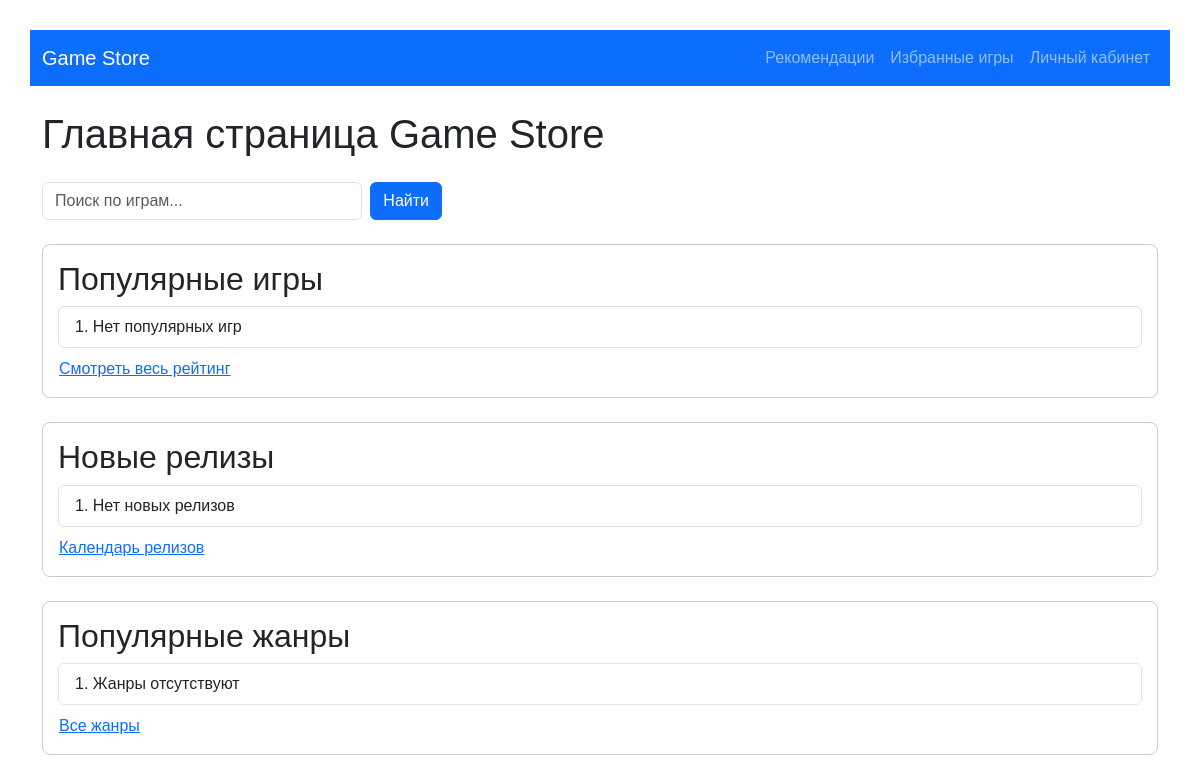
/, run on an earlier commit of the app's database.
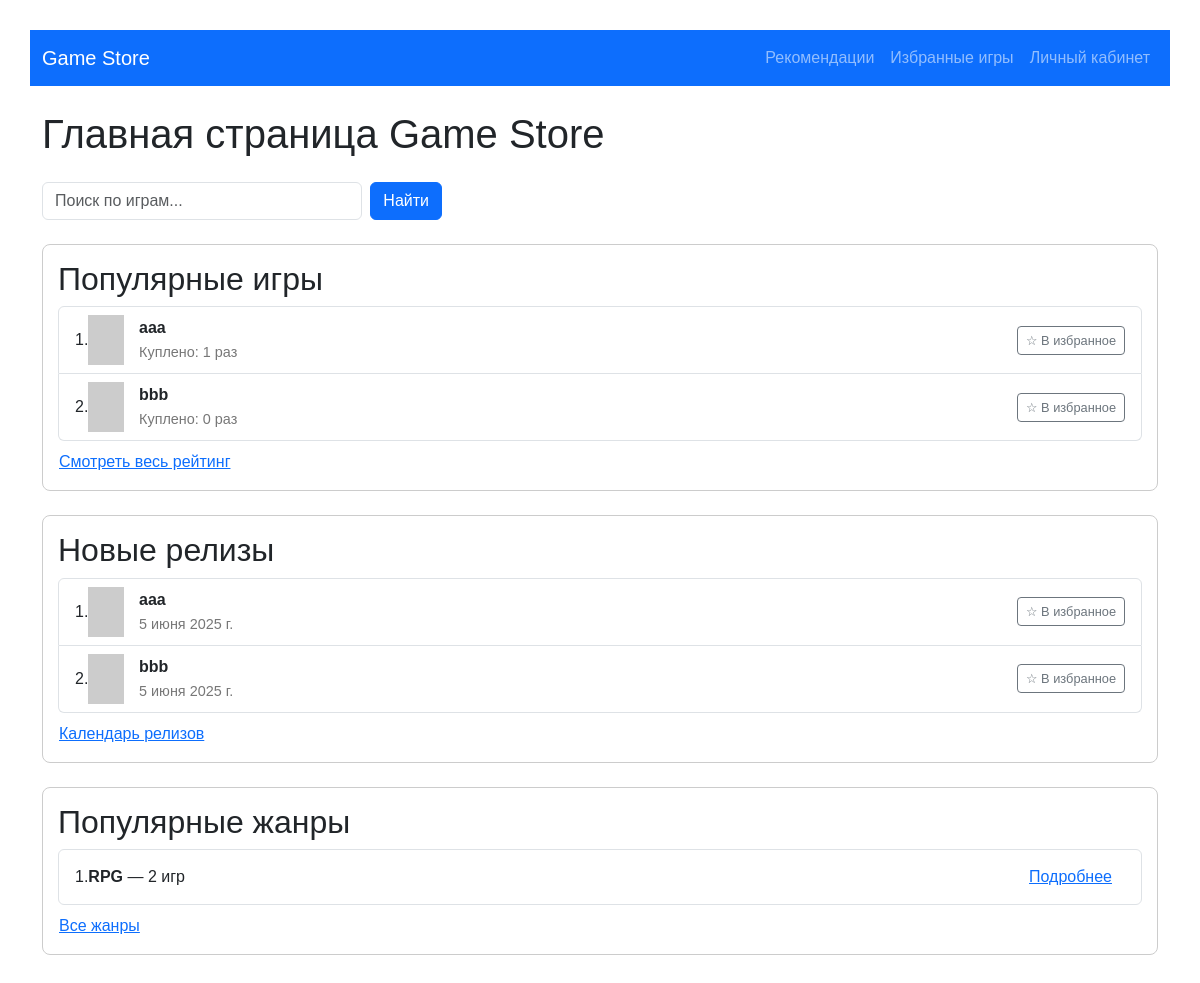
And on a later commit of the database.
### store/models.py (models this page shows, shortened)
class Game(models.Model):
    title = models.CharField("Название игры", max_length=100)
    description = models.TextField("Описание")
    price = models.DecimalField("Цена", max_digits=8, decimal_places=2)
    release_date = models.DateField("Дата выхода")
    developer = models.ForeignKey(Developer, on_delete=models.CASCADE, verbose_name="Разработчик")
    genre = models.ForeignKey(Genre, on_delete=models.SET_NULL, null=True, verbose_name="Жанр")
    cover_image = models.ImageField("Обложка", upload_to='game_covers/', blank=True)
    class Meta:
        verbose_name = "Игра"
        verbose_name_plural = "Игры"

class Genre(models.Model):
    name = models.CharField("Название жанра", max_length=50, unique=True)
    class Meta:
        verbose_name = "Жанр"
        verbose_name_plural = "Жанры"

### store/views.py (the view)
# urls.py: path('', home_view, name='home'),
def home_view(request):
    query = request.GET.get('q')
    search_results = None
    if query:
        search_results = Game.objects.filter(title__icontains=query)
    popular_games = Game.objects.annotate(
        purchase_count=Count('purchase')
    ).order_by('-purchase_count')[:5]
    new_releases = Game.objects.order_by('-release_date')[:5]
    top_genres = Genre.objects.annotate(
        game_count=Count('game')
    ).order_by('-game_count')[:5]
    context = {
        'popular_games': popular_games,
        'new_releases': new_releases,
        'top_genres': top_genres,
        'search_results': search_results,
        'request': request  # чтобы получить `request.GET.q` в шаблоне
    }
    return render(request, 'home.html', context)

### templates/home.html (shortened to what the changed rows need)
<!DOCTYPE html>
<html lang="ru">
<head>
    <link href="https://cdn.jsdelivr.net/npm/bootstrap@5.3.3/dist/css/bootstrap.min.css" rel="stylesheet">
</head>
<body>
<div class="container mt-4">
    <h1 class="mb-4">Главная страница Game Store</h1>
    <div class="widget mb-4">
        <h2>Популярные игры</h2>
        <ol class="list-group list-group-numbered">
            {% for game in popular_games %}
                <li class="list-group-item d-flex align-items-center">
                    {% if game.cover_image %}
                        <img src="{{ game.cover_image.url }}" alt="cover" style="height: 50px; margin-right: 15px;" />
                    {% else %}
                        <img src="https://via.placeholder.com/50x70?text=No+Image" alt="no cover" style="height: 50px; margin-right: 15px;" />
                    {% endif %}
                    <div>
                        <strong>{{ game.title }}</strong><br>
                        <span class="small-date">Куплено: {{ game.purchase_count }} раз</span>
                    </div>
                    <button class="btn btn-outline-secondary btn-sm ms-auto save-button">☆ В избранное</button>
                </li>
            {% empty %}
                <li class="list-group-item">Нет популярных игр</li>
            {% endfor %}
        </ol>
    </div>
    <div class="widget mb-4">
        <h2>Новые релизы</h2>
        <ol class="list-group list-group-numbered">
            {% for game in new_releases %}
                <li class="list-group-item d-flex align-items-center">
                    {% if game.cover_image %}
                        <img src="{{ game.cover_image.url }}" alt="cover" style="height: 50px; margin-right: 15px;" />
                    {% else %}
                        <img src="https://via.placeholder.com/50x70?text=No+Image" alt="no cover" style="height: 50px; margin-right: 15px;" />
                    {% endif %}
                    <div>
                        <strong>{{ game.title }}</strong><br>
                        <span class="small-date">{{ game.release_date }}</span>
                    </div>
                    <button class="btn btn-outline-secondary btn-sm ms-auto save-button">☆ В избранное</button>
                </li>
            {% empty %}
                <li class="list-group-item">Нет новых релизов</li>
            {% endfor %}
        </ol>
    </div>
    <div class="widget mb-4">
        <h2>Популярные жанры</h2>
        <ol class="list-group list-group-numbered">
            {% for genre in top_genres %}
                <li class="list-group-item d-flex align-items-center">
                    <div>
                        <strong>{{ genre.name }}</strong> — {{ genre.game_count }} игр
                    </div>
                    <a href="{% url 'genre_detail' genre.id %}" class="btn btn-link ms-auto">Подробнее</a>
                </li>
            {% empty %}
                <li class="list-group-item">Жанры отсутствуют</li>
            {% endfor %}
        </ol>
    </div>
</div>
</body>
</html>

What changed in the data, as far as the page shows it:
added Game: title "aaa", purchase_count "1", release_date "5 июня 2025 г."
added Game: title "bbb", purchase_count "0", release_date "5 июня 2025 г."
added Genre: name "RPG", game_count "2"
Also different on the page:
text no longer shown: "Нет популярных игр Нет новых релизов Жанры отсутствуют"
